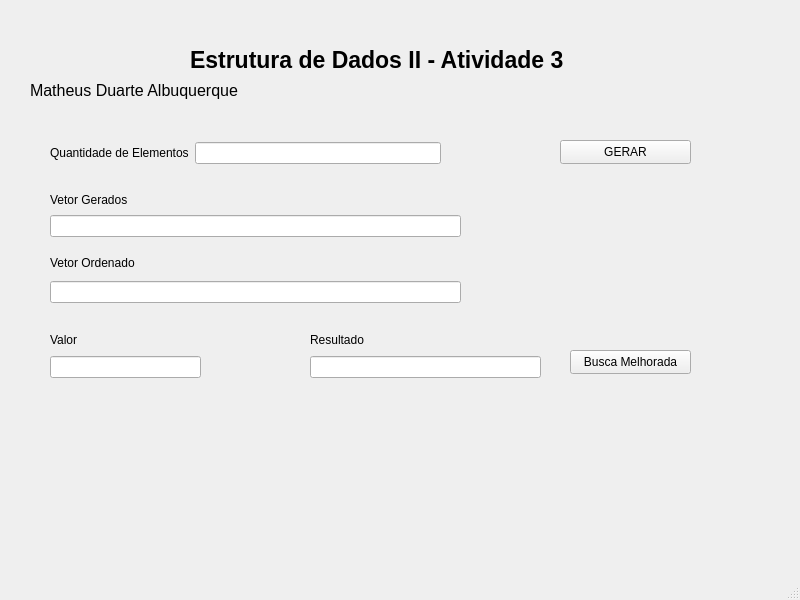
<?xml version="1.0" encoding="UTF-8"?>
<ui version="4.0">
 <class>MainWindow</class>
 <widget class="QMainWindow" name="MainWindow">
  <property name="geometry">
   <rect>
    <x>0</x>
    <y>0</y>
    <width>800</width>
    <height>600</height>
   </rect>
  </property>
  <property name="windowTitle">
   <string>MainWindow</string>
  </property>
  <widget class="QWidget" name="centralwidget">
   <widget class="QLabel" name="label_3">
    <property name="geometry">
     <rect>
      <x>190</x>
      <y>30</y>
      <width>401</width>
      <height>61</height>
     </rect>
    </property>
    <property name="font">
     <font>
      <pointsize>17</pointsize>
      <bold>true</bold>
     </font>
    </property>
    <property name="text">
     <string>&lt;html&gt;&lt;head/&gt;&lt;body&gt;&lt;p&gt;Estrutura de Dados II - Atividade 3&lt;/p&gt;&lt;/body&gt;&lt;/html&gt;</string>
    </property>
   </widget>
   <widget class="QPushButton" name="pushButtonGerar2">
    <property name="geometry">
     <rect>
      <x>560</x>
      <y>140</y>
      <width>131</width>
      <height>24</height>
     </rect>
    </property>
    <property name="text">
     <string>GERAR</string>
    </property>
   </widget>
   <widget class="QPushButton" name="pushButtonBuscar">
    <property name="geometry">
     <rect>
      <x>570</x>
      <y>350</y>
      <width>121</width>
      <height>24</height>
     </rect>
    </property>
    <property name="text">
     <string>Busca Melhorada</string>
    </property>
   </widget>
   <widget class="QLabel" name="label_6">
    <property name="geometry">
     <rect>
      <x>40</x>
      <y>500</y>
      <width>341</width>
      <height>16</height>
     </rect>
    </property>
    <property name="text">
     <string>&lt;html&gt;&lt;head/&gt;&lt;body&gt;&lt;p&gt;&lt;br/&gt;&lt;/p&gt;&lt;/body&gt;&lt;/html&gt;</string>
    </property>
   </widget>
   <widget class="QWidget" name="layoutWidget">
    <property name="geometry">
     <rect>
      <x>50</x>
      <y>140</y>
      <width>391</width>
      <height>26</height>
     </rect>
    </property>
    <layout class="QHBoxLayout" name="horizontalLayout">
     <item>
      <widget class="QLabel" name="label_4">
       <property name="text">
        <string>Quantidade de Elementos</string>
       </property>
      </widget>
     </item>
     <item>
      <widget class="QLineEdit" name="lineEditElemento2"/>
     </item>
    </layout>
   </widget>
   <widget class="QWidget" name="layoutWidget">
    <property name="geometry">
     <rect>
      <x>50</x>
      <y>330</y>
      <width>151</width>
      <height>48</height>
     </rect>
    </property>
    <layout class="QVBoxLayout" name="verticalLayout_2">
     <item>
      <widget class="QLabel" name="label_2">
       <property name="text">
        <string>Valor</string>
       </property>
      </widget>
     </item>
     <item>
      <widget class="QLineEdit" name="lineEditValor"/>
     </item>
    </layout>
   </widget>
   <widget class="QWidget" name="layoutWidget">
    <property name="geometry">
     <rect>
      <x>310</x>
      <y>330</y>
      <width>231</width>
      <height>48</height>
     </rect>
    </property>
    <layout class="QVBoxLayout" name="verticalLayout_3">
     <item>
      <widget class="QLabel" name="label">
       <property name="text">
        <string>Resultado</string>
       </property>
      </widget>
     </item>
     <item>
      <widget class="QLineEdit" name="lineEditBuscar"/>
     </item>
    </layout>
   </widget>
   <widget class="QWidget" name="layoutWidget">
    <property name="geometry">
     <rect>
      <x>50</x>
      <y>190</y>
      <width>411</width>
      <height>47</height>
     </rect>
    </property>
    <layout class="QVBoxLayout" name="verticalLayout_4">
     <item>
      <widget class="QLabel" name="label_5">
       <property name="text">
        <string>Vetor Gerados</string>
       </property>
      </widget>
     </item>
     <item>
      <layout class="QVBoxLayout" name="verticalLayout">
       <item>
        <widget class="QLineEdit" name="lineEditFinal2"/>
       </item>
      </layout>
     </item>
    </layout>
   </widget>
   <widget class="QWidget" name="layoutWidget">
    <property name="geometry">
     <rect>
      <x>50</x>
      <y>250</y>
      <width>411</width>
      <height>53</height>
     </rect>
    </property>
    <layout class="QVBoxLayout" name="verticalLayout_6">
     <item>
      <widget class="QLabel" name="label_7">
       <property name="text">
        <string>Vetor Ordenado</string>
       </property>
      </widget>
     </item>
     <item>
      <widget class="QLineEdit" name="lineEditOrdenada"/>
     </item>
     <item>
      <layout class="QVBoxLayout" name="verticalLayout_5"/>
     </item>
    </layout>
   </widget>
   <widget class="QLabel" name="label_8">
    <property name="geometry">
     <rect>
      <x>30</x>
      <y>80</y>
      <width>221</width>
      <height>21</height>
     </rect>
    </property>
    <property name="text">
     <string>&lt;html&gt;&lt;head/&gt;&lt;body&gt;&lt;p&gt;&lt;span style=&quot; font-size:12pt;&quot;&gt;Matheus Duarte Albuquerque&lt;/span&gt;&lt;/p&gt;&lt;/body&gt;&lt;/html&gt;</string>
    </property>
   </widget>
  </widget>
  <widget class="QMenuBar" name="menubar">
   <property name="geometry">
    <rect>
     <x>0</x>
     <y>0</y>
     <width>800</width>
     <height>20</height>
    </rect>
   </property>
  </widget>
  <widget class="QStatusBar" name="statusbar"/>
 </widget>
 <resources/>
 <connections/>
</ui>
